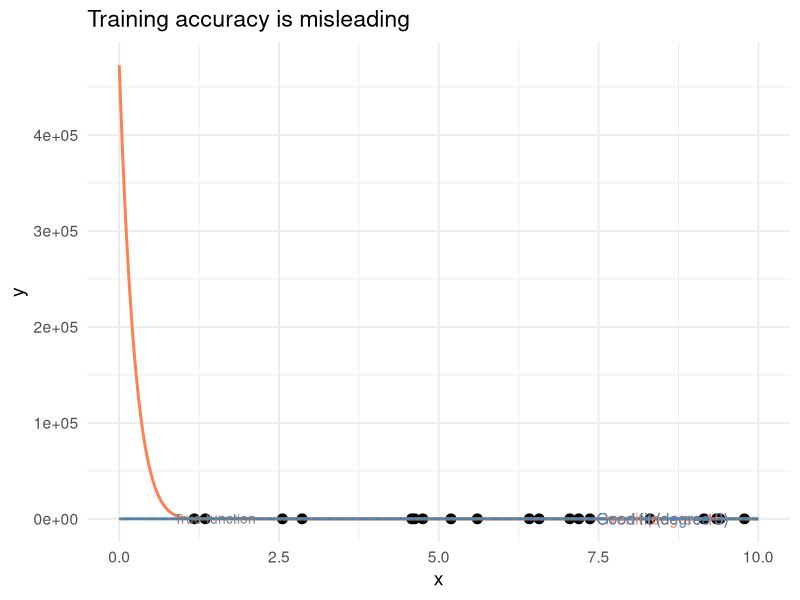
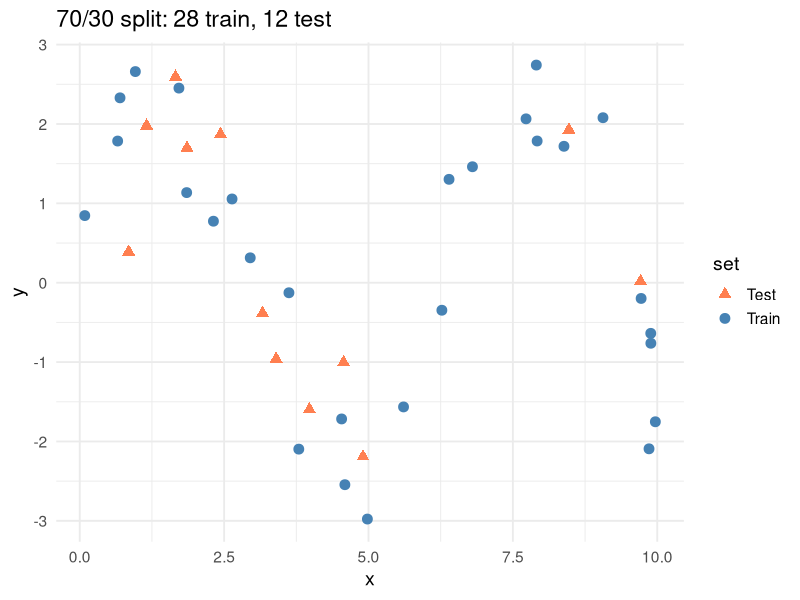
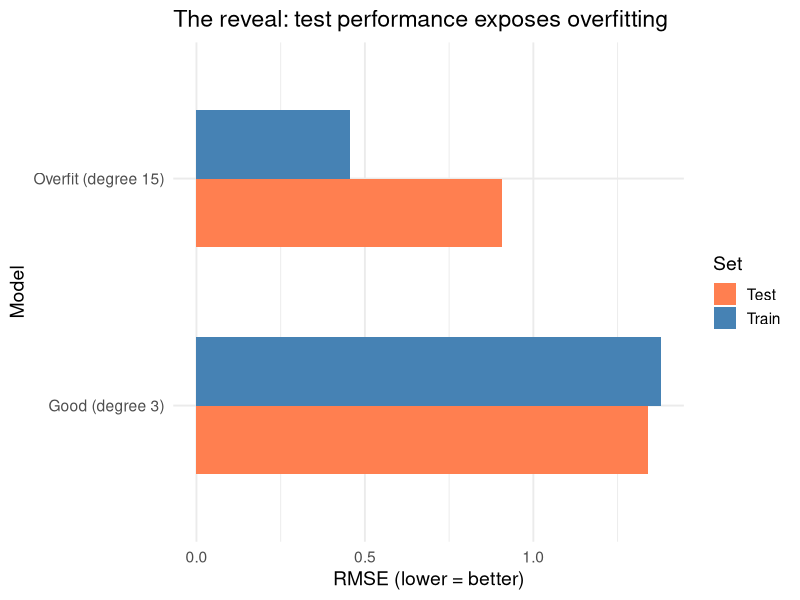
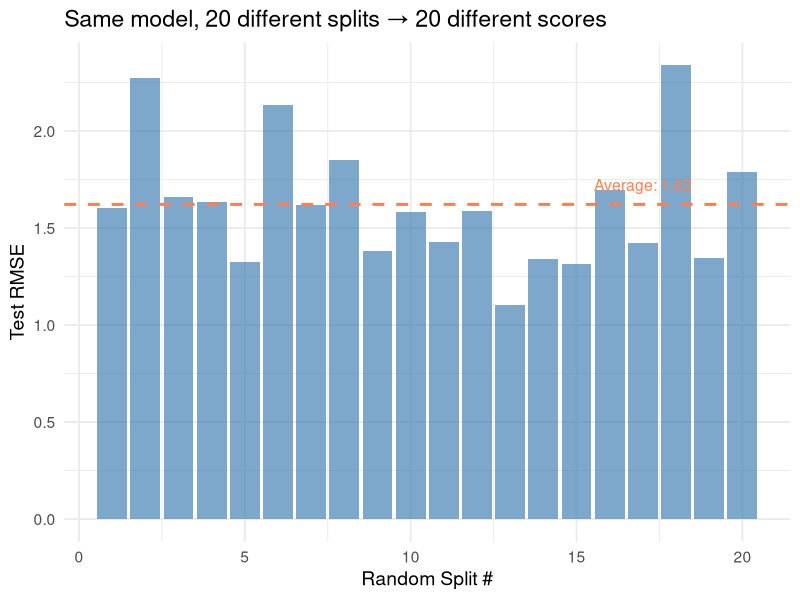
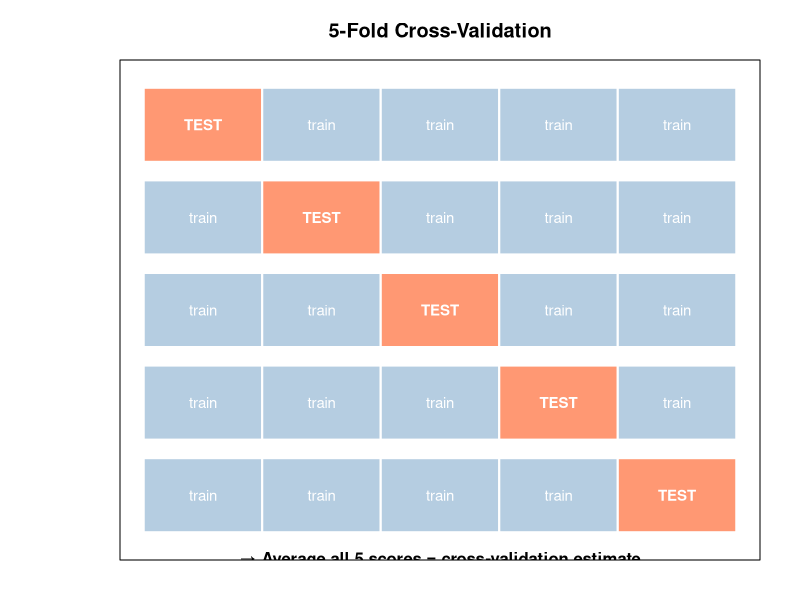
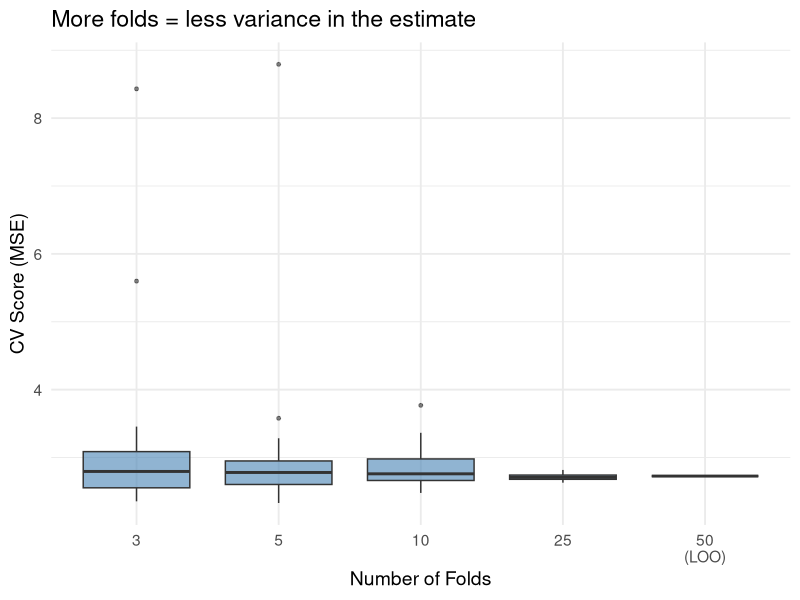
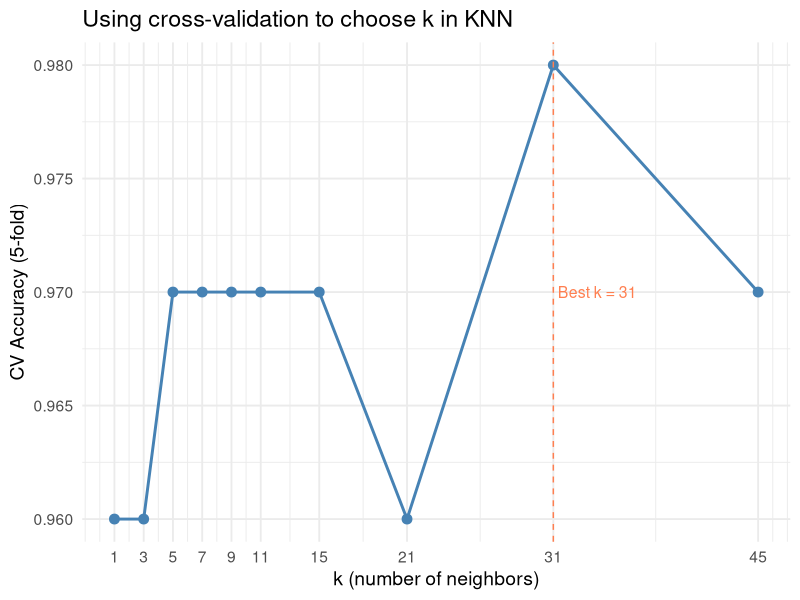
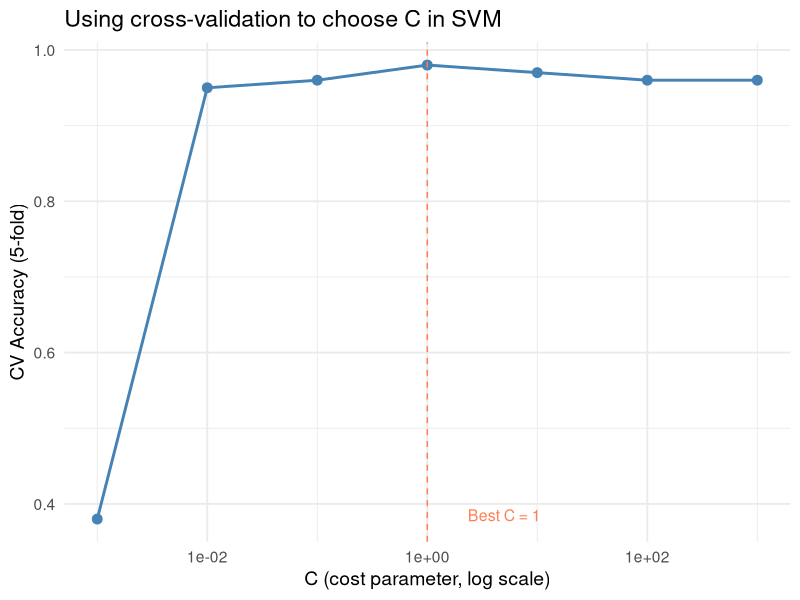

Source code (R) for these figures, in order:
## ---- chunk 1
#| label: fig-overfitting-demo
#| fig-cap: "The wiggly model fits training data perfectly but is clearly wrong"

library(ggplot2)
set.seed(42)

# True relationship: simple curve
x <- sort(runif(20, 0, 10))
y <- 2 * sin(x) + rnorm(20, 0, 0.8)
df <- data.frame(x = x, y = y)

# Overfit model: high-degree polynomial
fit_over <- lm(y ~ poly(x, 15), data = df)
# Good model: low-degree polynomial
fit_good <- lm(y ~ poly(x, 3), data = df)

x_grid <- seq(0, 10, length.out = 200)
pred_over <- predict(fit_over, newdata = data.frame(x = x_grid))
pred_good <- predict(fit_good, newdata = data.frame(x = x_grid))

ggplot(df, aes(x, y)) +
  geom_point(size = 3) +
  geom_line(data = data.frame(x = x_grid, y = pred_over),
            aes(x, y), color = "coral", linewidth = 1) +
  geom_line(data = data.frame(x = x_grid, y = pred_good),
            aes(x, y), color = "steelblue", linewidth = 1) +
  geom_line(data = data.frame(x = x_grid, y = 2 * sin(x_grid)),
            aes(x, y), color = "gray50", linetype = "dashed") +
  annotate("text", x = 8.5, y = 4, label = "Overfit (degree 15)",
           color = "coral", size = 4) +
  annotate("text", x = 8.5, y = -1, label = "Good fit (degree 3)",
           color = "steelblue", size = 4) +
  annotate("text", x = 1.5, y = -2.5, label = "True function",
           color = "gray50", size = 3.5) +
  theme_minimal(base_size = 14) +
  labs(x = "x", y = "y", title = "Training accuracy is misleading")
## ---- chunk 2
#| label: fig-train-test-split
#| fig-cap: "Split data into training (build the model) and test (evaluate it)"

set.seed(7)
n <- 40
x_all <- sort(runif(n, 0, 10))
y_all <- 2 * sin(x_all) + rnorm(n, 0, 0.8)

# Random 70/30 split
train_idx <- sample(n, round(0.7 * n))
test_idx <- setdiff(1:n, train_idx)

df_all <- data.frame(
  x = x_all, y = y_all,
  set = ifelse(1:n %in% train_idx, "Train", "Test")
)

ggplot(df_all, aes(x, y, color = set, shape = set)) +
  geom_point(size = 3) +
  scale_color_manual(values = c("coral", "steelblue")) +
  scale_shape_manual(values = c(17, 19)) +
  theme_minimal(base_size = 14) +
  labs(x = "x", y = "y",
    title = paste0("70/30 split: ", length(train_idx), " train, ",
                   length(test_idx), " test"))
## ---- chunk 3
#| label: fig-train-test-eval
#| fig-cap: "Overfit model: great on train, terrible on test. Good model: consistent on both."

df_train <- df_all[df_all$set == "Train", ]
df_test <- df_all[df_all$set == "Test", ]

# Overfit
fit_over <- lm(y ~ poly(x, 15), data = df_train)
# Good
fit_good <- lm(y ~ poly(x, 3), data = df_train)

# Errors
results <- data.frame(
  Model = rep(c("Overfit (degree 15)", "Good (degree 3)"), each = 2),
  Set = rep(c("Train", "Test"), 2),
  RMSE = c(
    sqrt(mean(residuals(fit_over)^2)),
    sqrt(mean((df_test$y - predict(fit_over, df_test))^2)),
    sqrt(mean(residuals(fit_good)^2)),
    sqrt(mean((df_test$y - predict(fit_good, df_test))^2))
  )
)

ggplot(results, aes(x = Model, y = RMSE, fill = Set)) +
  geom_col(position = "dodge", width = 0.6) +
  scale_fill_manual(values = c("coral", "steelblue")) +
  theme_minimal(base_size = 14) +
  labs(y = "RMSE (lower = better)", title = "The reveal: test performance exposes overfitting") +
  coord_flip()
## ---- chunk 4
#| label: fig-split-variance
#| fig-cap: "Different random splits give different test scores — which one is 'right'?"

set.seed(1)
scores <- sapply(1:20, function(i) {
  idx <- sample(n, round(0.7 * n))
  train <- data.frame(x = x_all[idx], y = y_all[idx])
  test <- data.frame(x = x_all[-idx], y = y_all[-idx])
  fit <- lm(y ~ poly(x, 3), data = train)
  sqrt(mean((test$y - predict(fit, test))^2))
})

ggplot(data.frame(trial = 1:20, rmse = scores), aes(trial, rmse)) +
  geom_col(fill = "steelblue", alpha = 0.7) +
  geom_hline(yintercept = mean(scores), color = "coral", linewidth = 1, linetype = "dashed") +
  annotate("text", x = 17, y = mean(scores) + 0.1,
           label = paste0("Average: ", round(mean(scores), 2)),
           color = "coral", size = 4) +
  theme_minimal(base_size = 14) +
  labs(x = "Random Split #", y = "Test RMSE",
       title = "Same model, 20 different splits → 20 different scores")
## ---- chunk 5
#| label: fig-kfold-diagram
#| fig-cap: "5-fold cross-validation: each fold takes a turn as the test set"

# Visual diagram of k-fold CV
k <- 5
fold_colors <- c("coral", "steelblue")

par(mar = c(2, 6, 3, 2))
plot(NULL, xlim = c(0, k), ylim = c(0.5, k + 0.5),
     xlab = "", ylab = "", xaxt = "n", yaxt = "n",
     main = "5-Fold Cross-Validation")

for (round in 1:k) {
  for (fold in 1:k) {
    col <- ifelse(fold == round,
      adjustcolor("coral", 0.8),
      adjustcolor("steelblue", 0.4))
    rect(fold - 1, k - round + 0.6, fold, k - round + 1.4, col = col, border = "white", lwd = 2)
    label <- ifelse(fold == round, "TEST", "train")
    text(fold - 0.5, k - round + 1, label, cex = 0.9,
         col = ifelse(fold == round, "white", "white"),
         font = ifelse(fold == round, 2, 1))
  }
  text(-0.3, k - round + 1, paste("Round", round), cex = 0.8, adj = 1)
}

text(k / 2, 0.3, "→ Average all 5 scores = cross-validation estimate", cex = 1, font = 2)
## ---- chunk 6
#| label: fig-fold-comparison
#| fig-cap: "More folds = more stable estimate, but diminishing returns past 10"

set.seed(42)
n <- 50
x <- sort(runif(n, 0, 10))
y <- 2 * sin(x) + rnorm(n, 0, 0.8)
df_cv <- data.frame(x = x, y = y)

# Run k-fold CV for different k values, repeat to see variance
fold_vals <- c(3, 5, 10, 25, n)
fold_labels <- c("3", "5", "10", "25", paste0(n, "\n(LOO)"))

results_list <- list()
for (fi in seq_along(fold_vals)) {
  kf <- fold_vals[fi]
  scores <- sapply(1:30, function(rep) {
    folds <- sample(rep(1:kf, length.out = n))
    errs <- sapply(1:kf, function(f) {
      train <- df_cv[folds != f, ]
      test <- df_cv[folds == f, ]
      if (nrow(train) < 4 || nrow(test) < 1) return(NA)
      fit <- lm(y ~ poly(x, 3), data = train)
      mean((test$y - predict(fit, test))^2)
    })
    mean(errs, na.rm = TRUE)
  })
  results_list[[fi]] <- data.frame(
    folds = fold_labels[fi],
    score = scores
  )
}

results_all <- do.call(rbind, results_list)
results_all$folds <- factor(results_all$folds, levels = fold_labels)

ggplot(results_all, aes(folds, score)) +
  geom_boxplot(fill = "steelblue", alpha = 0.6, outlier.size = 1) +
  theme_minimal(base_size = 14) +
  labs(x = "Number of Folds", y = "CV Score (MSE)",
       title = "More folds = less variance in the estimate")
## ---- chunk 7
#| label: fig-tune-k-knn
#| fig-cap: "Cross-validation finds the best k for KNN by testing each value"

library(class)
set.seed(42)

# Generate classification data
df_class <- data.frame(
  x1 = c(rnorm(50, 2, 1), rnorm(50, 4.5, 1)),
  x2 = c(rnorm(50, 2, 1), rnorm(50, 4.5, 1)),
  group = factor(rep(c("A", "B"), each = 50))
)

# 5-fold CV for different k values
k_values <- c(1, 3, 5, 7, 9, 11, 15, 21, 31, 45)
n_obs <- nrow(df_class)
folds <- sample(rep(1:5, length.out = n_obs))

cv_results <- sapply(k_values, function(k_nn) {
  fold_acc <- sapply(1:5, function(f) {
    train <- df_class[folds != f, ]
    test <- df_class[folds == f, ]
    pred <- knn(train[, 1:2], test[, 1:2], train$group, k = k_nn)
    mean(pred == test$group)
  })
  mean(fold_acc)
})

best_k <- k_values[which.max(cv_results)]

ggplot(data.frame(k = k_values, accuracy = cv_results), aes(k, accuracy)) +
  geom_line(linewidth = 1, color = "steelblue") +
  geom_point(size = 3, color = "steelblue") +
  geom_vline(xintercept = best_k, linetype = "dashed", color = "coral") +
  annotate("text", x = best_k + 3, y = min(cv_results) + 0.01,
           label = paste0("Best k = ", best_k), color = "coral", size = 4) +
  scale_x_continuous(breaks = k_values) +
  theme_minimal(base_size = 14) +
  labs(x = "k (number of neighbors)", y = "CV Accuracy (5-fold)",
       title = "Using cross-validation to choose k in KNN")
## ---- chunk 8
#| label: fig-tune-c-svm
#| fig-cap: "Same idea for SVM: cross-validate over different C values"

library(e1071)

c_values <- c(0.001, 0.01, 0.1, 1, 10, 100, 1000)

cv_svm <- sapply(c_values, function(C) {
  fold_acc <- sapply(1:5, function(f) {
    train <- df_class[folds != f, ]
    test <- df_class[folds == f, ]
    fit <- svm(group ~ x1 + x2, data = train, kernel = "linear", cost = C)
    pred <- predict(fit, test)
    mean(pred == test$group)
  })
  mean(fold_acc)
})

best_c <- c_values[which.max(cv_svm)]

ggplot(data.frame(C = c_values, accuracy = cv_svm), aes(C, accuracy)) +
  geom_line(linewidth = 1, color = "steelblue") +
  geom_point(size = 3, color = "steelblue") +
  geom_vline(xintercept = best_c, linetype = "dashed", color = "coral") +
  annotate("text", x = best_c * 5, y = min(cv_svm) + 0.005,
           label = paste0("Best C = ", best_c), color = "coral", size = 4) +
  scale_x_log10() +
  theme_minimal(base_size = 14) +
  labs(x = "C (cost parameter, log scale)", y = "CV Accuracy (5-fold)",
       title = "Using cross-validation to choose C in SVM")
## ---- chunk 9
#| label: fig-full-workflow
#| fig-cap: "The complete model-building workflow with cross-validation"

# Simulate the full workflow
set.seed(42)

# Step 1: Hold out test set
test_idx <- sample(n_obs, round(0.2 * n_obs))
train_val <- df_class[-test_idx, ]
test_final <- df_class[test_idx, ]

# Step 2: CV on train_val to find best k
folds_tv <- sample(rep(1:5, length.out = nrow(train_val)))

cv_k <- sapply(k_values, function(k_nn) {
  fold_acc <- sapply(1:5, function(f) {
    tr <- train_val[folds_tv != f, ]
    va <- train_val[folds_tv == f, ]
    pred <- knn(tr[, 1:2], va[, 1:2], tr$group, k = k_nn)
    mean(pred == va$group)
  })
  mean(fold_acc)
})

best_k_final <- k_values[which.max(cv_k)]

# Step 3: Evaluate on test set with best k
test_pred <- knn(train_val[, 1:2], test_final[, 1:2], train_val$group, k = best_k_final)
test_acc <- mean(test_pred == test_final$group)

cat(sprintf("Best k from CV: %d\n", best_k_final))
cat(sprintf("CV accuracy (validation): %.1f%%\n", max(cv_k) * 100))
cat(sprintf("Final test accuracy: %.1f%%\n", test_acc * 100))
cat("\nIf these two numbers are close → model generalizes well")
cat("\nIf test << CV → you overfit during tuning (rare with proper CV)")
## ---- chunk 10
#| label: fig-overfit-gap
#| fig-cap: "The gap between training and validation accuracy reveals overfitting"

# Show train vs validation accuracy across model complexity
complexities <- 1:15
train_acc <- numeric(15)
val_acc <- numeric(15)

set.seed(42)
folds_gap <- sample(rep(1:5, length.out = nrow(df_cv)))

for (d in complexities) {
  # Training accuracy (full data)
  fit <- lm(y ~ poly(x, d), data = df_cv)
  train_acc[d] <- 1 - mean(residuals(fit)^2) / var(df_cv$y)

  # CV accuracy
  fold_r2 <- sapply(1:5, function(f) {
    tr <- df_cv[folds_gap != f, ]
    te <- df_cv[folds_gap == f, ]
    if (nrow(tr) < d + 1) return(NA)
    fit_cv <- lm(y ~ poly(x, min(d, nrow(tr) - 2)), data = tr)
    pred <- predict(fit_cv, te)
    1 - mean((te$y - pred)^2) / var(te$y)
  })
  val_acc[d] <- mean(fold_r2, na.rm = TRUE)
}

gap_df <- data.frame(
  complexity = rep(complexities, 2),
  r_squared = c(train_acc, val_acc),
  set = rep(c("Training", "Validation (CV)"), each = 15)
)

ggplot(gap_df, aes(complexity, r_squared, color = set)) +
  geom_line(linewidth = 1.2) +
  geom_point(size = 2) +
  scale_color_manual(values = c("steelblue", "coral")) +
  geom_vline(xintercept = which.max(val_acc), linetype = "dashed", color = "gray40") +
  annotate("text", x = which.max(val_acc) + 1.5, y = 0.3,
           label = paste0("Best complexity = ", which.max(val_acc)),
           color = "gray40", size = 3.5) +
  annotate("text", x = 12, y = 0.85, label = "OVERFIT ZONE",
           color = "coral", size = 4, fontface = "bold") +
  theme_minimal(base_size = 14) +
  labs(x = "Model Complexity (polynomial degree)", y = "R²",
       color = "Evaluated on", title = "Training R² always goes up — validation reveals the truth")
## ---- chunk 11
#| label: fig-loocv
#| fig-cap: "LOOCV: each point gets a turn as the sole test point"

# Visual: highlight one point at a time
par(mfrow = c(2, 3), mar = c(3, 3, 2, 1))

set.seed(42)
small_df <- data.frame(
  x = c(1, 2, 3, 5, 6, 8),
  y = c(2.1, 3.8, 4.5, 7.2, 8.1, 10.5)
)

for (i in 1:6) {
  train <- small_df[-i, ]
  test <- small_df[i, ]
  fit <- lm(y ~ x, data = train)

  plot(small_df$x, small_df$y, pch = 19, cex = 1.5,
    col = ifelse(1:6 == i, "coral", "steelblue"),
    main = paste("Round", i, "— test point", i),
    xlab = "x", ylab = "y", xlim = c(0, 9), ylim = c(0, 12))
  abline(fit, col = "gray50")
  pred <- predict(fit, test)
  segments(test$x, test$y, test$x, pred, col = "coral", lwd = 2, lty = 2)
  text(test$x + 0.5, (test$y + pred) / 2,
       paste0("err=", round(abs(test$y - pred), 2)),
       col = "coral", cex = 0.8)
}
par(mfrow = c(1, 1))
